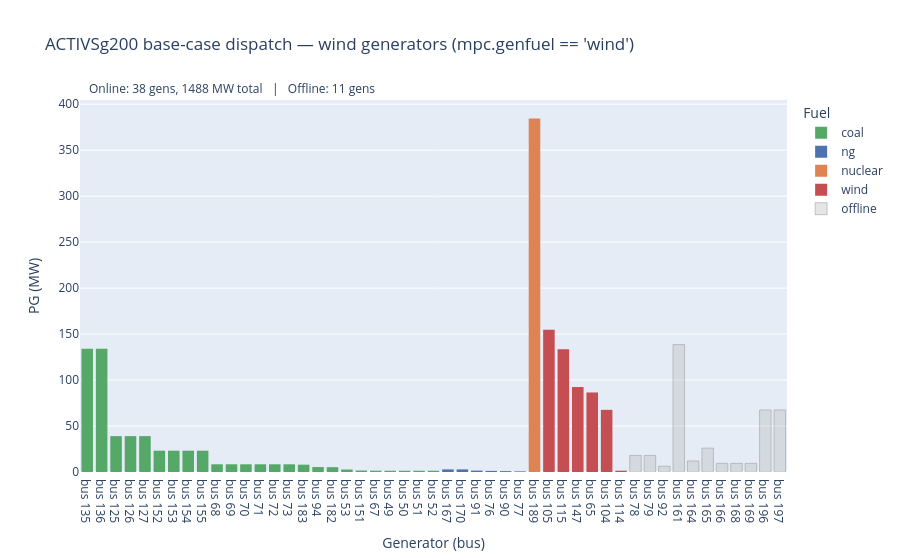

Here is the notebook cell this chart was saved with:
### Markdown cell above
## Tests 2a–2d: Wind dispatch curtailment

Wind generators are identified via `mpc.genfuel` (fuel == `'wind'`). ACTIVSg200 has
6 wind generators at buses 65, 104, 105, 114, 115, 147.

**Note**: in the base case all 6 wind generators run at `Pg == Pmax` (fully dispatched).
Upward perturbation is not possible since there is no headroom above Pmax. The helper
`make_wind_dispatch_m` therefore applies curtailment only: each wind gen's Pg is scaled
by `(1 - Uniform(0, pct))`, independently per generator (seed=7). The slack bus
compensates for the reduction; non-wind dispatch is unchanged.

Curtailment levels: up to 10% (2a), 20% (2b), 40% (2c), 80% (2d).

### Code cell
# Wind section overview: base-case dispatch with the 6 wind generators highlighted
# Wind gens are identified by mpc.genfuel == 'wind': buses 65, 104, 105, 114, 115, 147.
fig_wind_overview = plot_gen_dispatch(
    il_case,
    title="ACTIVSg200 base-case dispatch — wind generators (mpc.genfuel == 'wind')",
)
_ = fig_wind_overview.show()

### Figure 1 — Plotly figure (JSON) as saved in the notebook; plotly's stock layout.template omitted (floating-point values rounded to 4 significant figures)
{"data": [{"hovertemplate": "bus %{x}<br>PG = %{y:.1f} MW<br>fuel = coal<extra></extra>", "marker": {"color": "#55A868", "line": {"color": ["#55A868", "#55A868", "#55A868", "#55A868", "#55A868", "#55A868", "#55A868", "#55A868", "#55A868", "#55A868", "#55A868", "#55A868", "#55A868", "#55A868", "#55A868", "#55A868", "#55A868", "#55A868", "#55A868", "#55A868", "#55A868", "#55A868", "#55A868", "#55A868", "#55A868"], "width": [0, 0, 0, 0, 0, 0, 0, 0, 0, 0, 0, 0, 0, 0, 0, 0, 0, 0, 0, 0, 0, 0, 0, 0, 0]}}, "name": "coal", "type": "bar", "x": ["bus 135", "bus 136", "bus 125", "bus 126", "bus 127", "bus 152", "bus 153", "bus 154", "bus 155", "bus 68", "bus 69", "bus 70", "bus 71", "bus 72", "bus 73", "bus 183", "bus 94", "bus 182", "bus 53", "bus 151", "bus 67", "bus 49", "bus 50", "bus 51", "bus 52"], "y": [133.9, 133.9, 39.02, 39.02, 39.02, 23.17, 23.17, 23.17, 23.17, 8.38, 8.38, 8.38, 8.38, 8.38, 8.38, 7.98, 5.4, 5.25, 2.72, 1.62, 1.41, 1.36, 1.36, 1.36, 1.36]}, {"hovertemplate": "bus %{x}<br>PG = %{y:.1f} MW<br>fuel = ng<extra></extra>", "marker": {"color": "#4C72B0", "line": {"color": ["#4C72B0", "#4C72B0", "#4C72B0", "#4C72B0", "#4C72B0", "#4C72B0"], "width": [0, 0, 0, 0, 0, 0]}}, "name": "ng", "type": "bar", "x": ["bus 167", "bus 170", "bus 91", "bus 76", "bus 90", "bus 77"], "y": [2.82, 2.82, 1.5, 1.2, 0.96, 0.72]}, {"hovertemplate": "bus %{x}<br>PG = %{y:.1f} MW<br>fuel = nuclear<extra></extra>", "marker": {"color": "#DD8452", "line": {"color": ["#DD8452"], "width": [0]}}, "name": "nuclear", "type": "bar", "x": ["bus 189"], "y": [384.4]}, {"hovertemplate": "bus %{x}<br>PG = %{y:.1f} MW<br>fuel = wind<extra></extra>", "marker": {"color": "#C44E52", "line": {"color": ["#C44E52", "#C44E52", "#C44E52", "#C44E52", "#C44E52", "#C44E52"], "width": [0, 0, 0, 0, 0, 0]}}, "name": "wind", "type": "bar", "x": ["bus 105", "bus 115", "bus 147", "bus 65", "bus 104", "bus 114"], "y": [154.8, 133.5, 92.4, 86.5, 67.6, 1.4]}, {"hovertemplate": "bus %{x}<br>offline (Pmax = %{y:.1f} MW)<extra></extra>", "marker": {"color": "rgba(180,180,180,0.35)", "line": {"color": "rgba(150,150,150,0.5)", "width": 1}}, "name": "offline", "type": "bar", "x": ["bus 78", "bus 79", "bus 92", "bus 161", "bus 164", "bus 165", "bus 166", "bus 168", "bus 169", "bus 196", "bus 197"], "y": [18.0, 18.0, 6.3, 138.6, 12.0, 26.0, 9.4, 9.4, 9.4, 67.5, 67.5]}], "layout": {"annotations": [{"font": {"size": 12}, "showarrow": false, "text": "Online: 38 gens, 1488 MW total   |   Offline: 11 gens", "x": 0.01, "xref": "paper", "y": 1.06, "yref": "paper"}], "barmode": "relative", "hovermode": "x unified", "legend": {"title": {"text": "Fuel"}}, "title": {"text": "ACTIVSg200 base-case dispatch — wind generators (mpc.genfuel == 'wind')"}, "xaxis": {"title": {"text": "Generator (bus)"}}, "yaxis": {"title": {"text": "PG (MW)"}}}}
